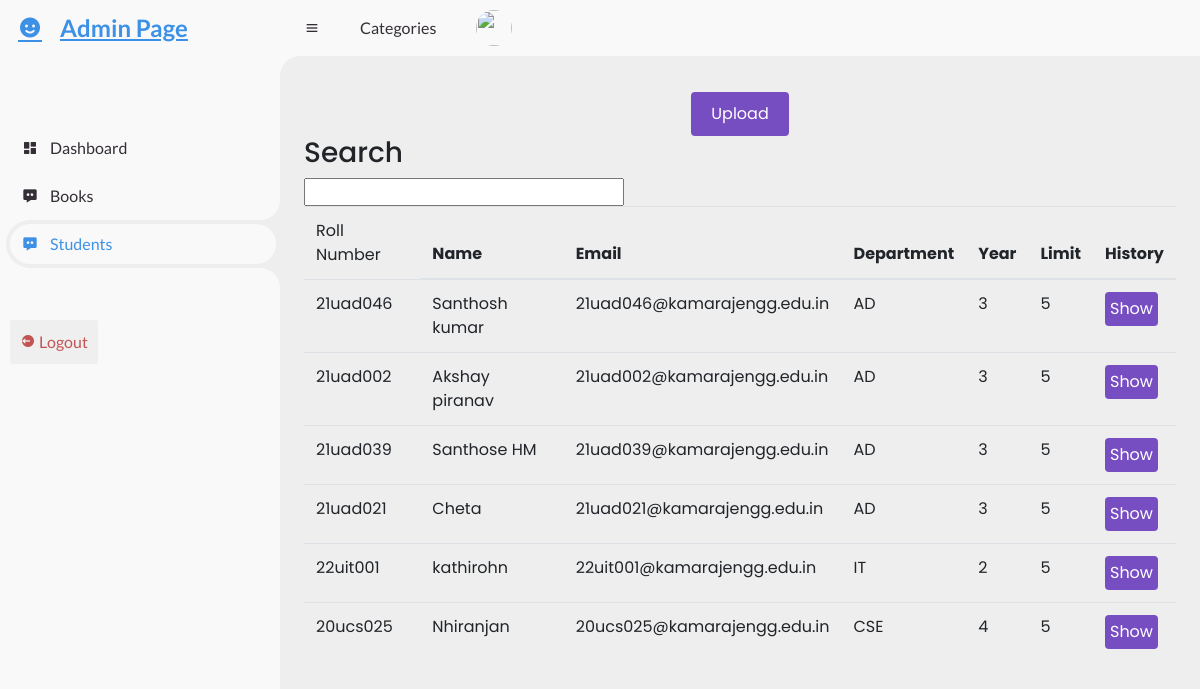
Page /student on the committed database.
### tables this page shows
CREATE TABLE users (
                    roll_no VARCHAR(30) PRIMARY KEY,
                    name VARCHAR(45),
                    issuancelimit INTEGER,
                    tags VARCHAR(2000),
                    track VARCHAR(2000),
                    pass VARCHAR(30),
                    email VARCHAR(200),
                    pin VARCHAR(200),
                    Dept VARCHAR(20),
                    Year_of_studying INTEGER
                );

### app.py (the view)
@app.route('/student')
def stud_page():
    conn = get_connection()
    cursor = conn.cursor()
    query = "SELECT roll_no,name,email,Dept,year_of_studying,issuancelimit,tags FROM users "
    cursor.execute(query)
    rows = cursor.fetchall()
    if stud_alert[0] == 1:
        stud_alert[0] = 0
        resp = stud_alert[1]
        stud_alert[1] = ''
        return render_template('student.html', show_alert=True, resp=resp, res=rows)
    else:
        return render_template('student.html', show_alert=False, res=rows)

### app.py (called while the page is built)
def get_connection():
    conn = sqlite3.connect('kcet.db')
    conn.row_factory = sqlite3.Row
    return conn

### templates/student.html (shortened to what this page needs)
<!DOCTYPE html>
<html lang="en">
  <head>
    <link
      href="https://unpkg.com/boxicons@2.0.9/css/boxicons.min.css"
      rel="stylesheet"
    />
    <link
      rel="stylesheet"
      href="https://cdn.jsdelivr.net/npm/bootstrap@4.6.2/dist/css/bootstrap.min.css"
    />
  </head>
  <body>
    <section id="sidebar">
      <a href="#" class="brand">
        <i class="bx bxs-smile"></i>
        <span class="text">Admin Page</span>
      </a>
      <ul class="side-menu top">
        <li>
          <a href="/admin">
            <i class="bx bxs-dashboard"></i>
            <span class="text">Dashboard</span>
          </a>
        </li>
        <li >
          <a href="/book" id="bookTab">
            <i class="bx bxs-message-dots"></i>
            <span class="text">Books</span>
          </a>
        </li>
        <li class="active">
            <a href="/student">
              <i class="bx bxs-message-dots"></i>
              <span class="text">Students</span>
            </a>
          </li>
      </ul>
      <ul class="side-menu">
        <li>
          <button style="
          color: rgba(184, 49, 49, 0.815);
          padding: 10px 10px;
          border-radius: 2px;
          border: 0px;
          font-size: medium;
        "
        class="logout"
        >
              <i class="bx bxs-log-out-circle"></i>
              <span class="text">Logout</span>
          </button>
        </li>
      </ul>
    </section>
    <section id="content">
      <nav>
        <i class="bx bx-menu"></i>
        <a href="#" class="nav-link">Categories</a>
        <a href="#" class="profile">
          <img src="{{ url_for('static', filename='img/images.png') }}" />
        </a>
      </nav>
      <main>
          <div
            style="
              display: flex;
              align-items: center;
              justify-content: space-evenly;
            "
          >
            <button id="addStudentButton">Upload</button>
          </div>
        <div class="table-data">
          <div class="table-data">
            <div class="order">
              <div class="head">
                <h3>Search</h3>
                <input type="text" id="searchInput" oninput="searchBooks()" />
              </div>
              <table class="table table-hover">
                <thead>
                  <tr>
                    <td>Roll Number</td>
                    <th>Name</th>
                    <th>Email</th>
                    <th>Department</th>
                    <th>Year</th>
                    <th>Limit</th>
                    <th>History</th>
                  </tr>
                </thead>
                <tbody>
                  {% for i in res %}
                  <tr>
                    <td>{{i[0]}}</td>
                    <td>{{i[1]}}</td>
                    <td>{{i[2]}}</td>
                    <td>{{i[3]}}</td>
                    <td>{{i[4]}}</td>
                    <td>{{i[5]}}</td>
                    <td><form method="post" action="/showhistory/" >
                      <button type="submit" id="historyButton"  class="historyButton">Show</button></form></td>
                  </tr>
                  {% endfor %}
                </tbody>
              </table>
            </div>
          </div>
        </div>
      </main>
    </section>
  </body>
</html>

### templates/student.html (style rules this page uses)
* { margin: 0; padding: 0; box-sizing: border-box; }
a { text-decoration: none; }
li { list-style: none; }
:root { --poppins: "Poppins", sans-serif; --lato: "Lato", sans-serif; --light: #f9f9f9; --blue: #3c91e6; --light-blue: #cfe8ff; --grey: #eee; --dark-grey: #aaaaaa; --dark: #342e37; --red: #db504a; --yellow: #ffce26; --light-yellow: #fff2c6; --orange: #fd7238; --light-orange: #ffe0d3; }
html { overflow-x: hidden; }
body { background: var(--grey); }
#sidebar { position: fixed; top: 0; left: 0; width: 280px; height: 100%; background: var(--light); z-index: 40; font-family: var(--lato); transition: 0.3s ease; overflow-x: hidden; scrollbar-width: none; }
#sidebar .brand { font-size: 24px; font-weight: 700; height: 56px; display: flex; align-items: center; color: var(--blue); position: sticky; top: 0; left: 0; background: var(--light); z-index: 40; padding-bottom: 20px; box-sizing: content-box; }
#sidebar .brand .bx { min-width: 60px; display: flex; justify-content: center; }
#sidebar .side-menu { width: 100%; margin-top: 48px; }
#sidebar .side-menu li { height: 48px; background: transparent; margin-left: 6px; border-radius: 48px 0 0 48px; padding: 4px; }
#sidebar .side-menu li.active { background: var(--grey); position: relative; }
#sidebar .side-menu li.active::before { content: ""; position: absolute; width: 40px; height: 40px; border-radius: 50%; top: -40px; right: 0; box-shadow: 20px 20px 0 var(--grey); z-index: -1; }
#sidebar .side-menu li.active::after { content: ""; position: absolute; width: 40px; height: 40px; border-radius: 50%; bottom: -40px; right: 0; box-shadow: 20px -20px 0 var(--grey); z-index: -1; }
#sidebar .side-menu li a { width: 100%; height: 100%; background: var(--light); display: flex; align-items: center; border-radius: 48px; font-size: 16px; color: var(--dark); white-space: nowrap; overflow-x: hidden; }
#sidebar .side-menu.top li.active a { color: var(--blue); }
#sidebar .side-menu li a .bx { min-width: calc(60px - ((4px + 6px) * 2)); display: flex; justify-content: center; }
#content { position: relative; width: calc(100% - 280px); left: 280px; transition: 0.3s ease; }
#content nav { height: 56px; background: var(--light); padding: 0 24px; display: flex; align-items: center; grid-gap: 24px; font-family: var(--lato); position: sticky; top: 0; left: 0; z-index: 40; }
#content nav::before { content: ""; position: absolute; width: 40px; height: 40px; bottom: -40px; left: 0; border-radius: 50%; box-shadow: -20px -20px 0 var(--light); }
#content nav a { color: var(--dark); }
#content nav .bx.bx-menu { cursor: pointer; color: var(--dark); }
#content nav .nav-link { font-size: 16px; transition: 0.3s ease; }
#content nav .profile img { width: 36px; height: 36px; object-fit: cover; border-radius: 50%; }
#content main { width: 100%; padding: 36px 24px; font-family: var(--poppins); max-height: calc(100vh - 56px); overflow-y: auto; }
#addStudentButton { background-color: #774ec2; color: #ffffff; padding: 10px 20px; border: none; border-radius: 4px; cursor: pointer; font-size: 16px; }
#returnIssueButton, #historyButton { background-color: #774ec2; color: #ffffff; padding: 5px 5px; border: none; border-radius: 4px; cursor: pointer; font-size: 16px; }

### rows in the picture
users: roll_no "21uad046", name "Santhosh kumar", email "21uad046@kamarajengg.edu.in", Dept "AD", Year_of_studying "3", issuancelimit "5"
users: roll_no "21uad002", name "Akshay piranav", email "21uad002@kamarajengg.edu.in", Dept "AD", Year_of_studying "3", issuancelimit "5"
users: roll_no "21uad039", name "Santhose HM", email "21uad039@kamarajengg.edu.in", Dept "AD", Year_of_studying "3", issuancelimit "5"
users: roll_no "21uad021", name "Cheta", email "21uad021@kamarajengg.edu.in", Dept "AD", Year_of_studying "3", issuancelimit "5"
users: roll_no "22uit001", name "kathirohn", email "22uit001@kamarajengg.edu.in", Dept "IT", Year_of_studying "2", issuancelimit "5"
users: roll_no "20ucs025", name "Nhiranjan", email "20ucs025@kamarajengg.edu.in", Dept "CSE", Year_of_studying "4", issuancelimit "5"
